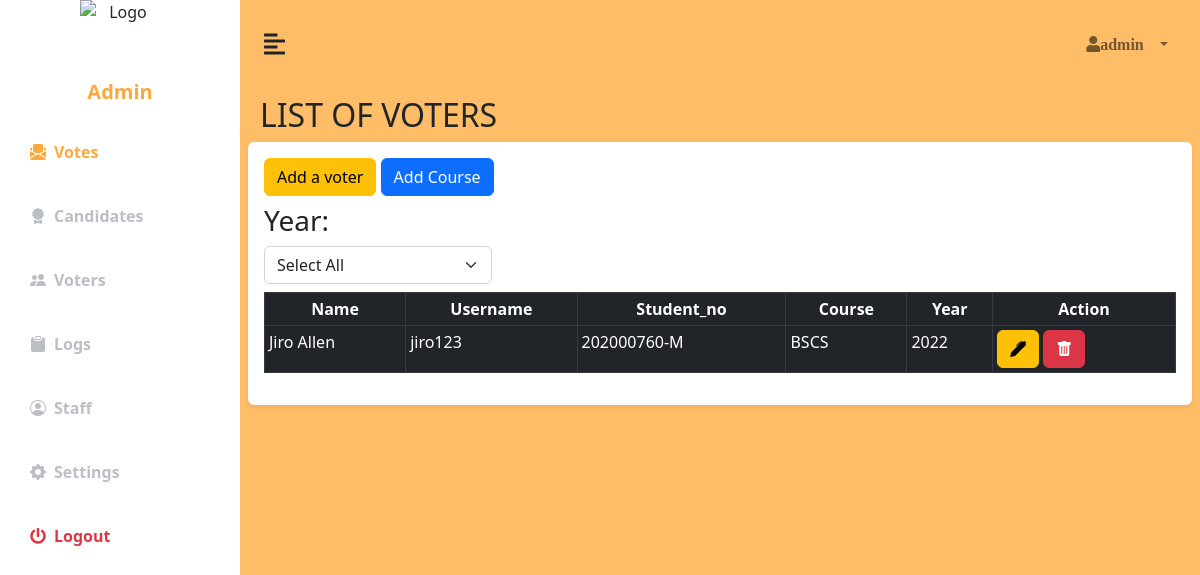
Page /list_voters.php (signed in) on the committed database.
### tables this page shows
CREATE TABLE `vot_users` (
  `id` int(11) NOT NULL,
  `category_id` int(11) NOT NULL,
  `username` varchar(255) NOT NULL,
  `password` varchar(255) NOT NULL,
  `is_voted` int(11) NOT NULL DEFAULT 0,
  `student_no` varchar(255) DEFAULT NULL,
  `otp` varchar(255) DEFAULT NULL
);

CREATE TABLE `vot_user_profile` (
  `id` int(11) NOT NULL,
  `fname` varchar(255) NOT NULL,
  `m_initial` varchar(255) NOT NULL,
  `lname` varchar(255) NOT NULL,
  `email` varchar(255) NOT NULL,
  `course_id` int(11) NOT NULL,
  `student_no` varchar(255) NOT NULL,
  `year_id` int(11) NOT NULL
);

CREATE TABLE `vot_course` (
  `id` int(11) NOT NULL,
  `course_id` int(11) NOT NULL,
  `course_name` varchar(255) NOT NULL
);

CREATE TABLE `vot_year` (
  `id` int(11) NOT NULL,
  `year` varchar(255) DEFAULT NULL
);

### list_voters.php (the view, shortened to what this page needs)
<?php include('admin.php') ;
      include('config.php');
?>
<!DOCTYPE html>
<html lang="en">
<head>
</head>
<body>
<div class="container">
        <div class="row p-2">
                    <h2>LIST OF VOTERS</h2>
            <div class="p-3 bg-white shadow-sm w-100 rounded">
                <button type="button" class="btn btn-warning mb-2" data-bs-toggle="modal" data-bs-target="#addVoter">
                Add a voter
                </button>
                <button type="button" class="btn btn-primary mb-2" data-bs-toggle="modal" data-bs-target="#addcourse">
                Add Course
                </button>
                        <div class="row">
                            <div class="col">
                            <div class="col-md-12">
                                    <h3>Year:</h3>
            <div class="col mb-2">
                <select class="form-select w-25" name="SY" id="year_voters" >
                       <option value="">Select All</option>
                </select>
            </div>
          </div>
                                        <center>
                   <?php
                      $populatetb = "SELECT vot_users.username, vot_users.password, vot_user_profile.course_id, vot_user_profile.fname, vot_user_profile.m_initial, vot_user_profile.lname, vot_course.course_name, vot_user_profile.email, vot_user_profile.student_no, vot_year.year FROM vot_users, vot_user_profile, vot_course, vot_year WHERE (vot_users.category_id = 1) AND (vot_users.student_no = vot_user_profile.student_no) AND (vot_course.course_id = vot_user_profile.course_id) AND vot_year.id = vot_user_profile.year_id";
                      $result = $conn ->query($populatetb);
                     if(mysqli_num_rows($result)>0){
                    ?>
                      <div class="table-responsive-lg">
                        <table class="table table-bordered table-sm table-dark" id="table_voter" style="width:100%" >
                          <thead>
                            <tr align = "center">
                            <th>Name</th>
                            <th>Username</th>
                            <th>Student_no</th>
                            <th>Course</th>
                            <th>Year</th>
                            <th>Action</th>
                            </tr>
                          </thead>
                          <tbody>
                          <?php while($row = mysqli_fetch_array($result)){?>
                                                        <td><?php echo $row['fname']; ?></td>
                                                        <td><?php echo $row['username']; ?></td>
                                                        <td><?php echo $row['student_no']; ?></td>
                                                        <td><?php echo $row['course_name']; ?></td>
                                                        <td><?php echo $row['year']; ?></td>
                                                        <td>
                                                            <button type="button" class="btn btn-warning bi bi-pen-fill" data-bs-toggle="modal" data-bs-target="<?php echo '#edit_btn'.$row['student_no'].str_replace(' ', '',$row['fname']).$row['username'].$row['course_name'].$row['password'] ?>"></button>
                                                            <button type="button" class="btn btn-danger bi bi-trash-fill" data-bs-toggle="modal" data-bs-target="<?php echo "#del_btn".$row['student_no'].str_replace(' ', '', $row['fname']) ?>"></button>
                                                        </td>
                                                    <?php } } ?>
                          </tbody>
                        </table>
                      </div>
                            </div>
        </div>
    </div>
<link href="https://nightly.datatables.net/css/jquery.dataTables.css" rel="stylesheet" type="text/css" />
</body>
</html>

### css/style2.css (style rules this page uses)
:root { --main-bg-color: #E96422; --main-text-color: #FDA93D; --second-text-color: #bbbec5; --second-bg-color: #c1efde; }

### rows in the picture
vot_users: vot_user_profile.fname "Jiro Allen", username "jiro123", vot_user_profile.student_no "202000760-M", vot_course.course_name "BSCS", vot_year.year "2022"

### other values in the picture
$user_cat "Admin"
$_SESSION['username'] "admin"
